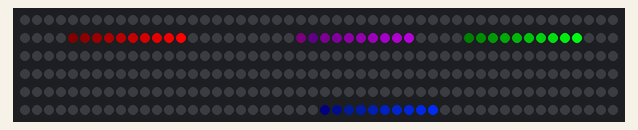
The program below on a simulated ESP8266 (Wemos D1 mini). On the bench: 300 RGB LEDs in strip order, left to right, continuing on the next row. Random numbers use the default seed unless the program sets one.

Above: at 0.22 s.
At 7.9 s:
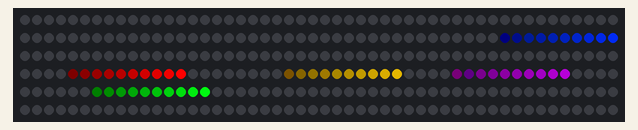
At 15.27 s:
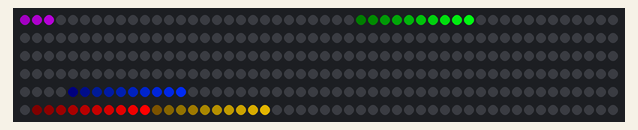
At 17.64 s:
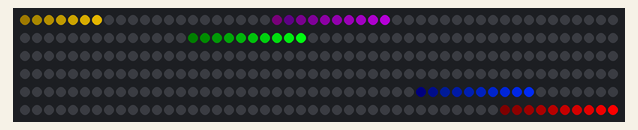
At 27.05 s:
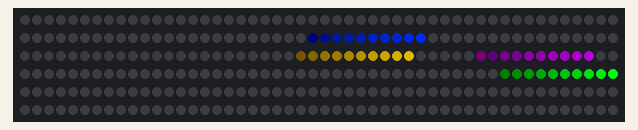
At 37.69 s:
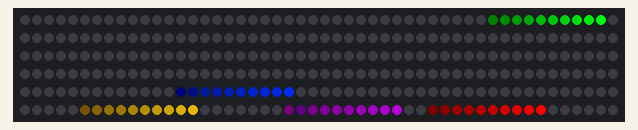

The program:

main.cpp
```cpp
#define FASTLED_ALLOW_INTERRUPTS 0

#include <Arduino.h>
#include <Adafruit_NeoPixel.h>
#include <FastLED.h>

#define NUM_LEDS 300
#define NUM_DOTS 5
#define TAIL_LENGTH 10
#define DATA_PIN D3
#define PIN D3
#define BAUDRATE 115200

#include <ESP8266WiFi.h>

int state;
int currentLED;
int dots[NUM_DOTS];

// Adafruit_NeoPixel strip = Adafruit_NeoPixel(280, PIN, NEO_GRB + NEO_KHZ800);
CHSV hsvs[NUM_LEDS];
CRGB leds[NUM_LEDS];

void animation() {
    static uint8_t k = 0;

    for (int i=0; i<NUM_LEDS; i++) {
        leds[i] = CHSV(0, 0, 0);
    }


    for (int i=0; i<NUM_DOTS; i++) {
        int pos = dots[i];
        int dot_color = int((float(i) / float(NUM_DOTS)) * 255);
        for (int j=0; j<TAIL_LENGTH; j++) {
            int brightness = 255 - (j * (255 / TAIL_LENGTH));
            int tail_pos = pos - j;
            if (tail_pos < 0) {
                break;
            }
            leds[tail_pos] = CHSV(dot_color, 255, brightness);
        }
    }

    k++;
    //delay(50);
}

void setup() {
    currentLED = 0;
    for (int i=0; i<NUM_DOTS; i++) {
        dots[i] = random(0, NUM_LEDS - 1);
    }
    FastLED.addLeds<NEOPIXEL, DATA_PIN>(leds, NUM_LEDS);
    Serial.begin(BAUDRATE);
    delay(10);
}

void loop() {
    animation();
    FastLED.show();

    for (int i=0; i<NUM_DOTS; i++) {
        if (random(0, 100) < 40) {
            dots[i] += 1;
            dots[i] %= NUM_LEDS;
        }
    }
    //currentLED += 1;
    //currentLED %= NUM_LEDS;
    delay(20);
}
```
